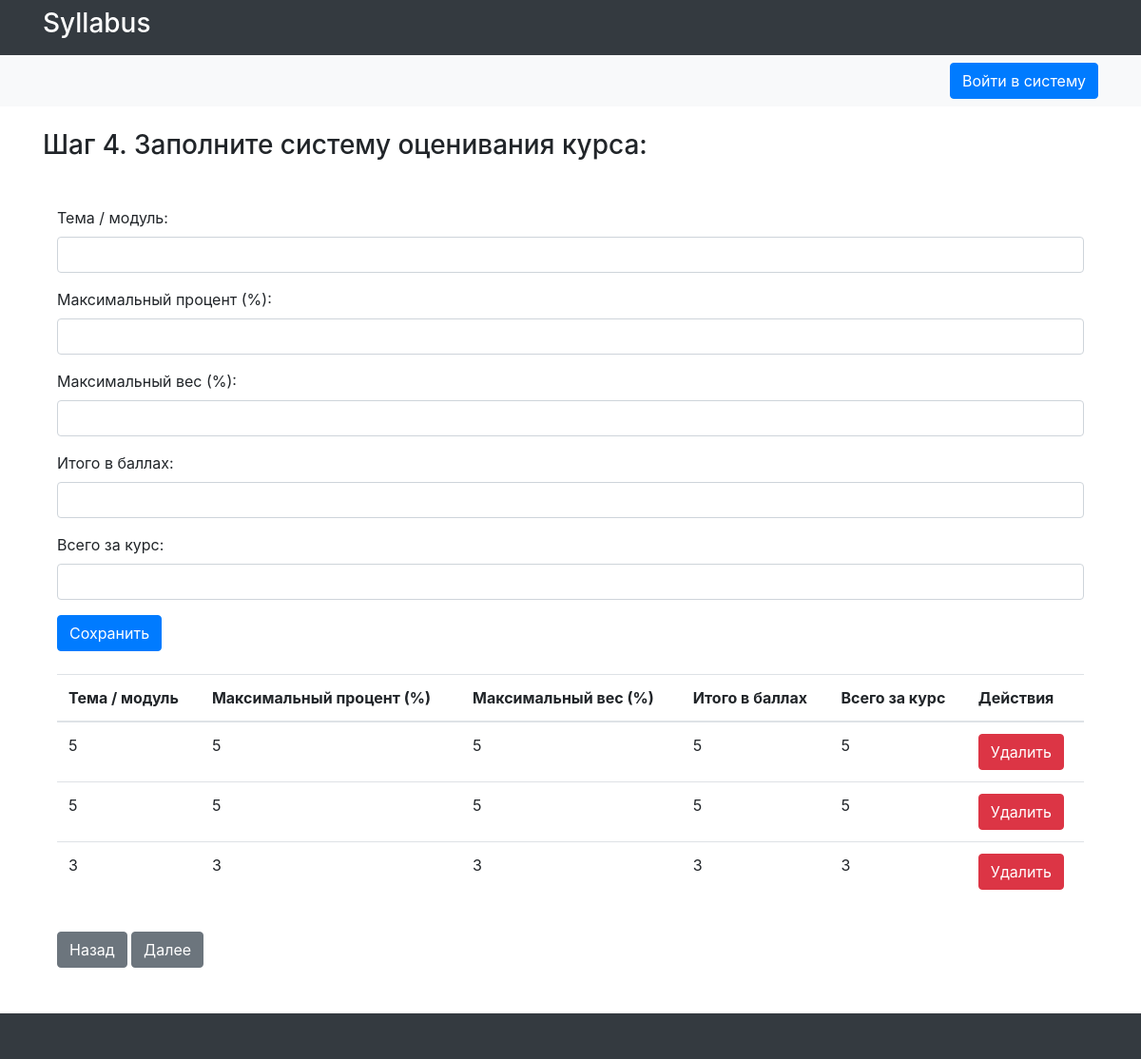
Page /evaluation_system/1/ on the committed database.
### syllabus/models.py (models this page shows, shortened)
class EvaluationSystem(models.Model):
    syllabus = models.ForeignKey('Syllabus', on_delete=models.CASCADE, verbose_name='Силлабус', null=True)
    tm = models.CharField(max_length=255, verbose_name='Тема / модуль', null=True)
    mp = models.CharField(max_length=255, verbose_name='Максимальный процент (%)', null=True)
    mv = models.CharField(max_length=255, verbose_name='Максимальный вес (%)', null=True)
    tb = models.CharField(max_length=255, verbose_name='Итого в баллах', null=True)
    vk = models.CharField(max_length=255, verbose_name='Всего за курс', null=True)
    class Meta:
        verbose_name = 'Система оценивания курса'
        verbose_name_plural = 'Системы оценивания курса'

### syllabus/views.py (the view)
# urls.py: path('evaluation_system/<int:syllabus_id>/', evaluation_system, name='evaluation_system'),
def evaluation_system(request, syllabus_id):
    syllabus = Syllabus.objects.get(id=syllabus_id)
    if request.method == 'POST':
        form = EvaluationSystemForm(request.POST)
        if form.is_valid():
            evaluation_system = form.save(commit=False)
            evaluation_system.syllabus = syllabus
            evaluation_system.save()
            return redirect('evaluation_system', syllabus_id=syllabus_id)
    else:
        form = EvaluationSystemForm()
    evaluation_systems = syllabus.evaluationsystem_set.all()
    return render(request, 'evaluation_system.html', {'form': form, 'syllabus': syllabus, 'evaluation_systems': evaluation_systems})

### syllabus/forms.py
class EvaluationSystemForm(forms.ModelForm):
    class Meta:
        model = EvaluationSystem
        fields = ['tm', 'mp', 'mv', 'tb', 'vk']
    def __init__(self, *args, **kwargs):
        super().__init__(*args, **kwargs)
        for field_name, field in self.fields.items():
            field.widget.attrs['class'] = 'form-control'

### syllabus/templates/evaluation_system.html (shortened to what this page needs)
{% extends 'base.html' %}
{% block content %}
    <h3>Шаг 4. Заполните систему оценивания курса:</h3>
    <div class="container mt-5">
        <form method="post" enctype="multipart/form-data" class="mt-3">
            {{ form.as_p }}
            <button type="submit" class="btn btn-primary">Сохранить</button>
        </form>
        <table class="table">
            <thead>
                <tr>
                    <th>Тема / модуль</th>
                    <th>Максимальный процент (%)</th>
                    <th>Максимальный вес (%)</th>
                    <th>Итого в баллах</th>
                    <th>Всего за курс</th>
                    <th>Действия</th>
                </tr>
            </thead>
            <tbody>
                {% for evaluation_system in evaluation_systems %}
                    <tr>
                        <td>{{ evaluation_system.tm }}</td>
                        <td>{{ evaluation_system.mp }}</td>
                        <td>{{ evaluation_system.mv }}</td>
                        <td>{{ evaluation_system.tb }}</td>
                        <td>{{ evaluation_system.vk }}</td>
                               <td>
<form method="post" action="{% url 'delete_evaluation_system' syllabus_id=syllabus.id system_id=evaluation_system.id %}">
    <button type="submit" class="btn btn-danger">Удалить</button>
</form>
                               </td>
                    </tr>
                {% endfor %}
            </tbody>
        </table>
        <a class="btn btn-secondary mt-3" href="{% url 'thematic_plan' syllabus_id=syllabus.id %}">Назад</a>
        <a class="btn btn-secondary mt-3" href="{% url 'literature_list' syllabus_id=syllabus.id %}">Далее</a>
    </div><br/><br/>
{% endblock %}

### rows in the picture
EvaluationSystem: tm "5", mp "5", mv "5", tb "5", vk "5"
EvaluationSystem: tm "5", mp "5", mv "5", tb "5", vk "5"
EvaluationSystem: tm "3", mp "3", mv "3", tb "3", vk "3"
